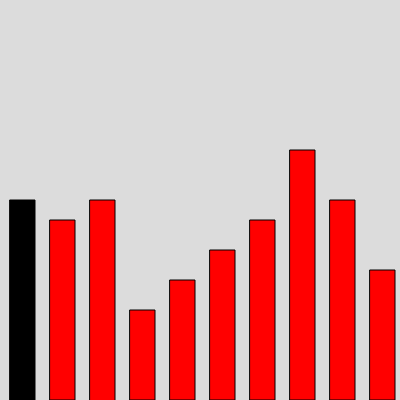
Frame 1 (no input)
Frame 60 (no input): identical to frame 1, image omitted
Frame 120 (the mouse pressed at the canvas centre since frame 60): identical to frame 1, image omitted

The p5.js sketch that drew this single still picture (run headless with seeded random() and noise() and a simulated clock; from frame 60 on, the mouse is pressed at the canvas centre):

// p5.js sketch
// ── sketch.js

var b1,b2,b3,b4,b5,b6,b7,b8,b9,b10;
function setup() 
{
  createCanvas(400, 400);
  b1 = new Building(10,200,300);
  b2 = new Building(50,220,180);
  b3 = new Building(90,200,300);
  b4 = new Building(130,310,90);
  b5 = new Building(170,280,120);
  b6 = new Building(210,250,150);
  b7 = new Building(250,220,180);
  b8 = new Building(290,150,250);
  b9= new Building(330,200,200);
  b10 = new Building(370,270,130);
}

function draw() 
{
  background(220);
  fill("BLACK");
  b1.display();
  fill("RED");
  b2.display();
  fill("RED");
  b3.display();
  fill("RED");
  b4.display();
  fill("RED");
  b5.display();
  fill("RED");
  b6.display();
  fill("RED");
  b7.display();
  fill("RED");
  b8.display();
  fill("RED");
  b9.display();
  fill("RED");
  b10.display();
}
// ── building.js

class Building{
    constructor(x,y,h){
        this.x=x;
        this.y=y;
        this.w=25;
        this.h=h;
    }
    display()
    {
        rect(this.x,this.y,this.w,this.h);
    }
}
